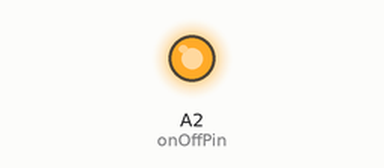
Bench run of a sketch on a simulated Arduino Uno, built with avr-gcc and run on an emulated ATmega328P. Parts: output pins drawn as LEDs (lit = HIGH). The modem accepts every AT command (registered, SIM ready, sends succeed) and sends nothing else; what the sketch prints to the serial monitor is not drawn.

Above: at 0.1 s.
At 0.7 s:
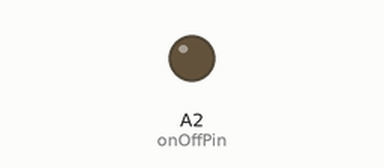
Timing chart, 0 to 2.2 s (numbered marks = the images above):
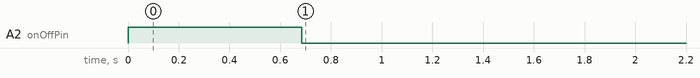

The sketch:

ATTPING.ino
```cpp
// (licence header left out)
// ***** INCLUDES *****
#include "SoftwareSerial.h"
#include <WISMO228.h>

// ***** PIN ASSIGNMENT *****
const  uint8_t  rxPin = 5;
const  uint8_t  txPin = 6;
const  uint8_t  onOffPin = A2;

// ***** CONSTANTS *****
const  char  apn[] = "wap.cingular";
const  char  username[] = " ";
const  char  password[] = " ";

// WISMO228 class
WISMO228  wismo(rxPin, txPin, onOffPin);

void setup()
{
  Serial.begin(9600);
  Serial.println("Ping Example");

  // Initialize WISMO228
  wismo.init();

  Serial.println("Powering up, please wait...");

  // Perform WISMO228 power up sequence
  if (wismo.powerUp())
  {
    Serial.println("TraLog is awake!");
    Serial.println("Let's ping www.google.com!");

    // Connect to GPRS network
    if (wismo.openGPRS(apn, username, password))
    {
      Serial.println("Connected to GPRS.");

      // Ping server and print response time in ms
      // 0 ms will be returned if ping failed
      Serial.print("Ping result: ");
      Serial.print(wismo.ping("www.google.com"));
      Serial.println(" ms");

      // Close the GPRS connection
      if (wismo.closeGPRS())
      {
        Serial.println("GPRS connection closed.");
      }
    }
    else
    {
      Serial.println("GPRS connection failed.");
    }
  }
  else
  {
    Serial.println("Ugh, power up failed.");
  }
}

void loop()
{
  // Let's count sheep instead
}
```
